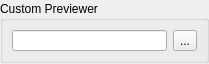
<?xml version="1.0" encoding="UTF-8"?>
<ui version="4.0">
 <class>Previewer_Form</class>
 <widget class="QWidget" name="Previewer_Form">
  <property name="geometry">
   <rect>
    <x>0</x>
    <y>0</y>
    <width>209</width>
    <height>64</height>
   </rect>
  </property>
  <property name="windowTitle">
   <string>Previewer</string>
  </property>
  <layout class="QGridLayout" name="Previewer_Form_gridLayout">
   <property name="margin">
    <number>0</number>
   </property>
   <item row="0" column="0">
    <widget class="QGroupBox" name="Custom_Previewer_Path_groupBox">
     <property name="maximumSize">
      <size>
       <width>16777215</width>
       <height>64</height>
      </size>
     </property>
     <property name="title">
      <string>Custom Previewer</string>
     </property>
     <layout class="QGridLayout" name="Custom_Previewer_Path_gridLayout">
      <property name="sizeConstraint">
       <enum>QLayout::SetMaximumSize</enum>
      </property>
      <item row="0" column="0">
       <widget class="QLineEdit" name="Custom_Previewer_Path_lineEdit">
        <property name="statusTip">
         <string>Custom File Browser Path Line Edit : Current File Browser Path.</string>
        </property>
       </widget>
      </item>
      <item row="0" column="1">
       <widget class="QToolButton" name="Custom_Previewer_Path_toolButton">
        <property name="text">
         <string>...</string>
        </property>
        <property name="popupMode">
         <enum>QToolButton::DelayedPopup</enum>
        </property>
       </widget>
      </item>
     </layout>
    </widget>
   </item>
  </layout>
 </widget>
 <resources/>
 <connections/>
</ui>
